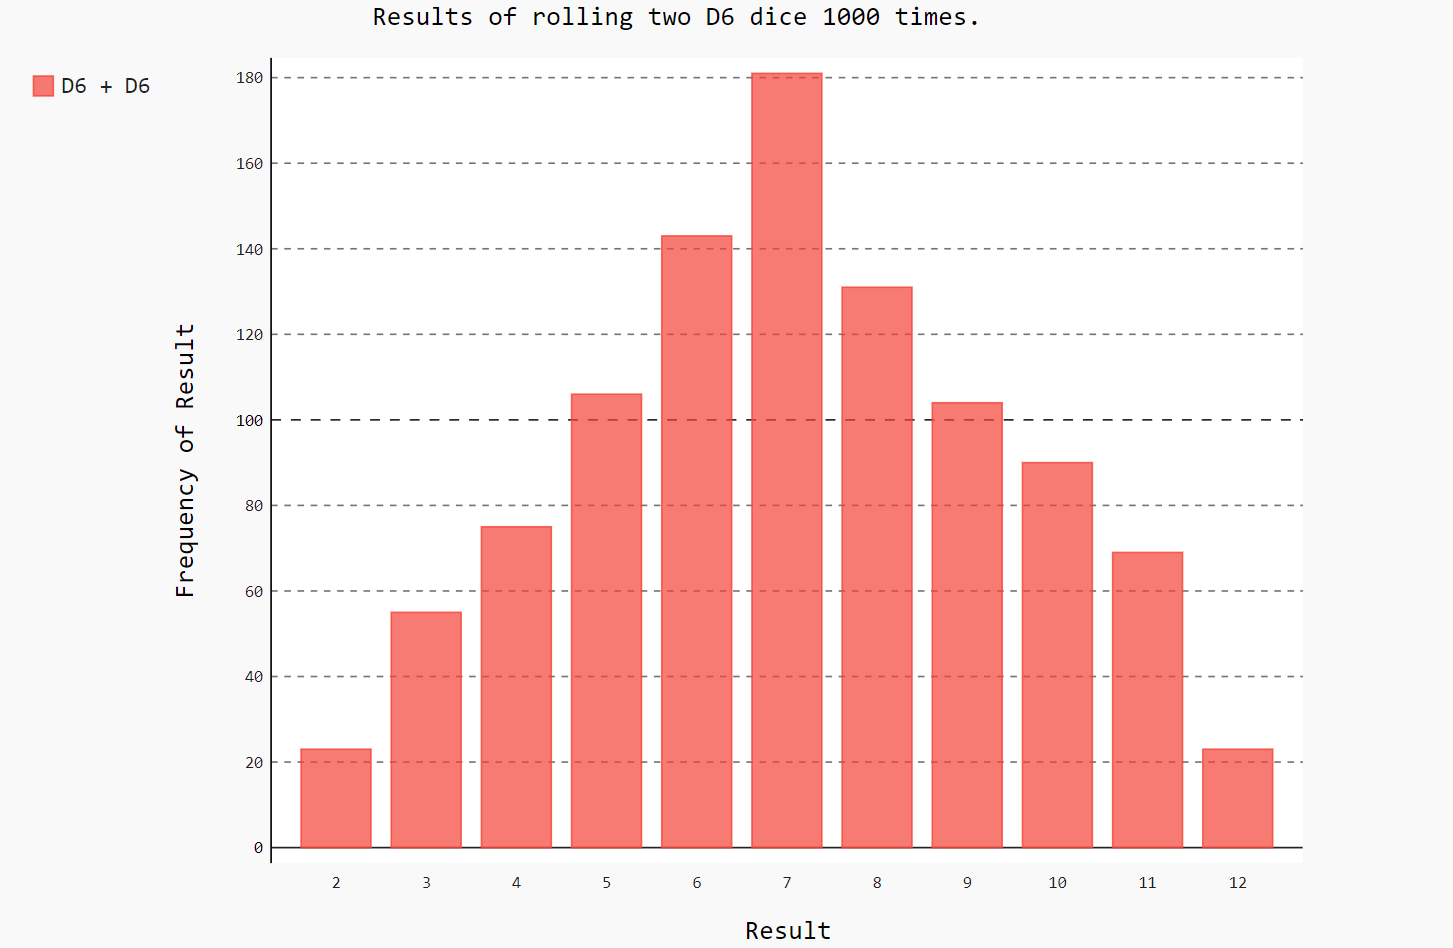

Python code for this plot:
import pygal

from die import Die

# Cria dois dados D6
die_1 = Die()
die_2 = Die()


# Faz alguns lançamentos e armazena os resultados em uma lista
results = []
for roll_num in range(1000):
    result = die_1.roll() + die_2.roll()
    results.append(result)


# Analiza os resultados
frenquencies = []
max_result = die_1.num_sides + die_2.num_sides
for value in range(2, max_result+1):
    frequency = results.count(value)
    frenquencies.append(frequency)


# Vizualiza os resultados
hist = pygal.Bar()


hist.title = "Results of rolling two D6 dice 1000 times."
hist.x_labels = list(range(2, 13))
hist.x_title = "Result"
hist.y_title = "Frequency of Result"


hist.add('D6 + D6', frenquencies)
hist.render_to_file('PYTHON/Python-VisualizacaoDeDados/Dados-Gráficos/Die/dice_visual.svg')
